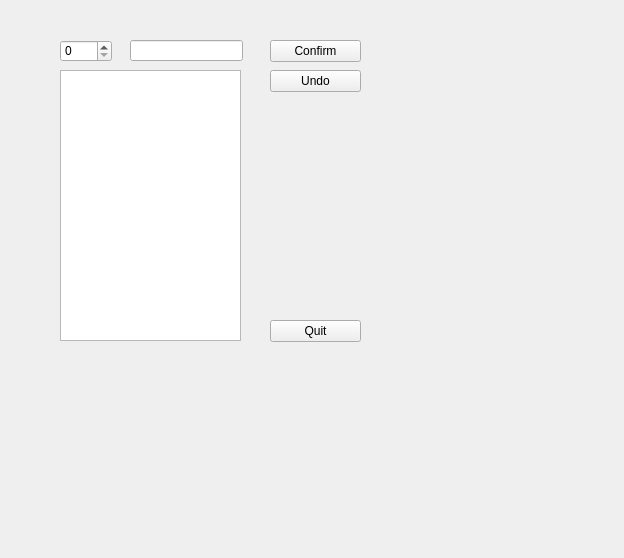
<?xml version="1.0" encoding="UTF-8"?>
<ui version="4.0">
 <class>Form</class>
 <widget class="QWidget" name="Form">
  <property name="geometry">
   <rect>
    <x>0</x>
    <y>0</y>
    <width>624</width>
    <height>558</height>
   </rect>
  </property>
  <property name="windowTitle">
   <string>Form</string>
  </property>
  <widget class="QSpinBox" name="spinBox">
   <property name="geometry">
    <rect>
     <x>60</x>
     <y>40</y>
     <width>52</width>
     <height>22</height>
    </rect>
   </property>
  </widget>
  <widget class="QLineEdit" name="lineEdit">
   <property name="geometry">
    <rect>
     <x>130</x>
     <y>40</y>
     <width>113</width>
     <height>21</height>
    </rect>
   </property>
  </widget>
  <widget class="MyTextEdit" name="textEdit">
   <property name="geometry">
    <rect>
     <x>60</x>
     <y>70</y>
     <width>181</width>
     <height>271</height>
    </rect>
   </property>
  </widget>
  <widget class="QPushButton" name="pushButton">
   <property name="geometry">
    <rect>
     <x>270</x>
     <y>40</y>
     <width>91</width>
     <height>22</height>
    </rect>
   </property>
   <property name="text">
    <string>Confirm</string>
   </property>
  </widget>
  <widget class="QPushButton" name="pushButton_2">
   <property name="geometry">
    <rect>
     <x>270</x>
     <y>70</y>
     <width>91</width>
     <height>22</height>
    </rect>
   </property>
   <property name="text">
    <string>Undo</string>
   </property>
  </widget>
  <widget class="QPushButton" name="pushButton_3">
   <property name="geometry">
    <rect>
     <x>270</x>
     <y>320</y>
     <width>91</width>
     <height>22</height>
    </rect>
   </property>
   <property name="text">
    <string>Quit</string>
   </property>
  </widget>
 </widget>
 <customwidgets>
  <customwidget>
   <class>MyTextEdit</class>
   <extends>QTextEdit</extends>
   <header location="global">MyTextEdit.h</header>
   <slots>
    <slot>AgafarString(QString)</slot>
    <slot>AgafarNum(int)</slot>
    <slot>Afegir()</slot>
   </slots>
  </customwidget>
 </customwidgets>
 <resources/>
 <connections>
  <connection>
   <sender>pushButton_3</sender>
   <signal>clicked()</signal>
   <receiver>Form</receiver>
   <slot>close()</slot>
   <hints>
    <hint type="sourcelabel">
     <x>325</x>
     <y>334</y>
    </hint>
    <hint type="destinationlabel">
     <x>332</x>
     <y>371</y>
    </hint>
   </hints>
  </connection>
  <connection>
   <sender>pushButton_2</sender>
   <signal>clicked()</signal>
   <receiver>textEdit</receiver>
   <slot>undo()</slot>
   <hints>
    <hint type="sourcelabel">
     <x>281</x>
     <y>78</y>
    </hint>
    <hint type="destinationlabel">
     <x>198</x>
     <y>134</y>
    </hint>
   </hints>
  </connection>
  <connection>
   <sender>spinBox</sender>
   <signal>valueChanged(int)</signal>
   <receiver>textEdit</receiver>
   <slot>AgafarNum(int)</slot>
   <hints>
    <hint type="sourcelabel">
     <x>85</x>
     <y>48</y>
    </hint>
    <hint type="destinationlabel">
     <x>88</x>
     <y>83</y>
    </hint>
   </hints>
  </connection>
  <connection>
   <sender>lineEdit</sender>
   <signal>textEdited(QString)</signal>
   <receiver>textEdit</receiver>
   <slot>AgafarString(QString)</slot>
   <hints>
    <hint type="sourcelabel">
     <x>175</x>
     <y>52</y>
    </hint>
    <hint type="destinationlabel">
     <x>171</x>
     <y>86</y>
    </hint>
   </hints>
  </connection>
  <connection>
   <sender>pushButton</sender>
   <signal>clicked()</signal>
   <receiver>textEdit</receiver>
   <slot>Afegir()</slot>
   <hints>
    <hint type="sourcelabel">
     <x>335</x>
     <y>49</y>
    </hint>
    <hint type="destinationlabel">
     <x>205</x>
     <y>99</y>
    </hint>
   </hints>
  </connection>
 </connections>
</ui>
